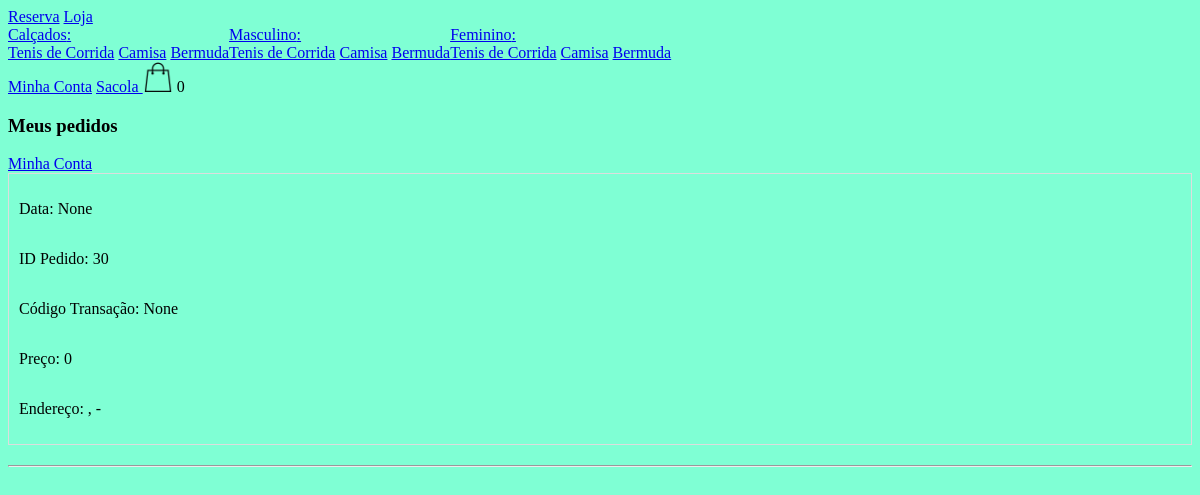
The app's page /meuspedidos/ (signed in), older data.
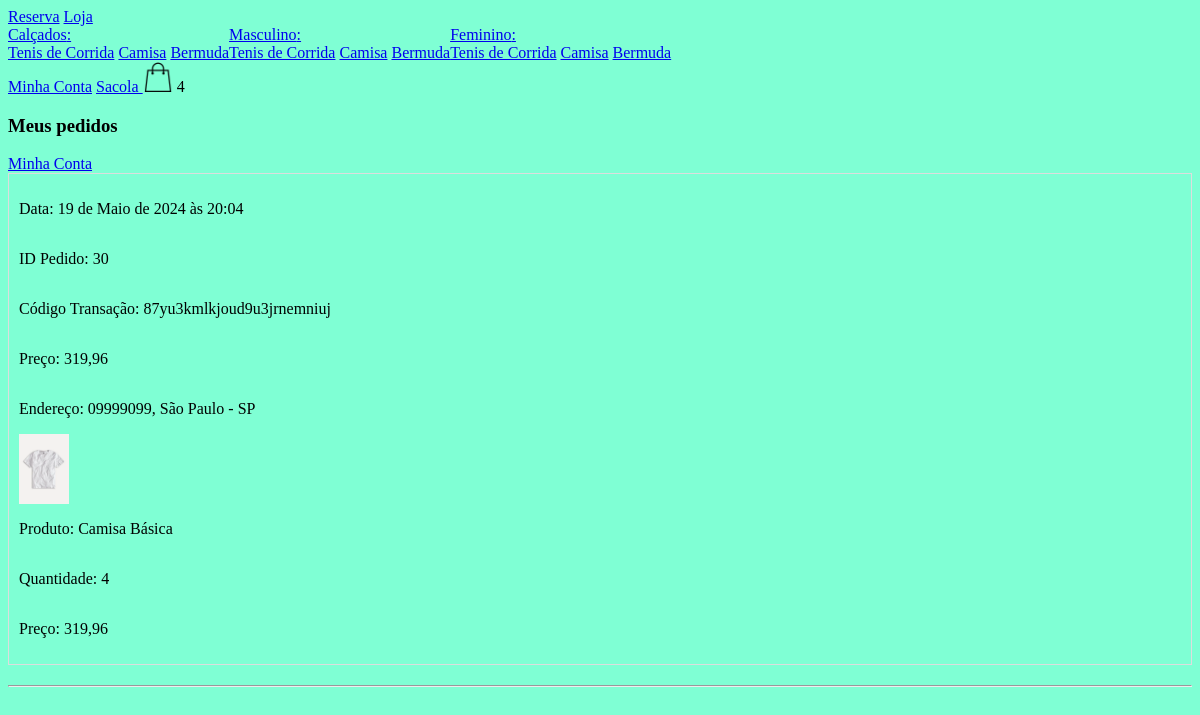
The same page, newer data.
### loja/models.py (models this page shows, shortened)
class Categoria(models.Model):
    nome = models.CharField(max_length=200, null=True, blank=True)
    slug = models.SlugField(max_length=200, null=True, blank=True)

class Tipo(models.Model):
    nome = models.CharField(max_length=200, null=True, blank=True)
    slug = models.SlugField(max_length=200, null=True, blank=True)

class Pedido(models.Model):
    cliente = models.ForeignKey(Cliente, null=True, blank=True, on_delete=models.SET_NULL)
    finalizado = models.BooleanField(default=False)
    codigo_transacao = models.CharField(max_length=200, null=True, blank=True)
    endereco = models.ForeignKey(Endereco, null=True, blank=True, on_delete=models.SET_NULL)
    data_finalizacao = models.DateTimeField(null=True, blank=True)
    @property
    def preco_total(self):
        itens_pedido = ItensPedido.objects.filter(pedido=self)
        preco = sum(item.preco_total for item in itens_pedido)
        return preco

class ItensPedido(models.Model):
    item_estoque = models.ForeignKey(ItemEstoque, null=True, blank=True, on_delete=models.SET_NULL)
    quantidade = models.IntegerField(default=0)
    pedido = models.ForeignKey(Pedido, null=True, blank=True, on_delete=models.SET_NULL)
    @property
    def preco_total(self):
        return self.quantidade * self.item_estoque.produto.preco if self.item_estoque and self.item_estoque.produto else 0

class ItemEstoque(models.Model):
    produto = models.ForeignKey(Produto, null=True, blank=True, on_delete=models.SET_NULL)
    cor = models.ForeignKey(Cor, null=True, blank=True, on_delete=models.SET_NULL)
    tamanho = models.CharField(max_length=200, null=True, blank=True)
    quantidade = models.IntegerField(default=0)

class Produto(models.Model):
    imagem = models.ImageField(null=True, blank=True)
    nome_produto = models.CharField(max_length=200, null=True, blank=True)
    preco = models.DecimalField(max_digits=10, decimal_places=2)
    ativo = models.BooleanField(default=True)
    categoria = models.ForeignKey(Categoria, null=True, blank=True, on_delete=models.SET_NULL)
    tipo = models.ForeignKey(Tipo, null=True, blank=True, on_delete=models.SET_NULL)

class Endereco(models.Model):
    rua = models.CharField(max_length=400, null=True, blank=True)
    numero = models.IntegerField(default=0)
    complemento = models.CharField(max_length=200, null=True, blank=True)
    cep = models.CharField(max_length=200, null=True, blank=True)
    cidade = models.CharField(max_length=200, null=True, blank=True)
    estado = models.CharField(max_length=200, null=True, blank=True)
    cliente = models.ForeignKey(Cliente, null=True, blank=True, on_delete=models.SET_NULL)

### loja/views.py (the view)
# urls.py: path('meuspedidos/', meus_pedidos, name='meus_pedidos'),
@login_required
def meus_pedidos(request):
    cliente = request.user.cliente
    pedidos = Pedido.objects.filter(finalizado=True, cliente=cliente).order_by('-data_finalizacao')
    context = {'pedidos': pedidos}
    return render(request, 'usuario/meus_pedidos.html', context)

### loja/novos_context.py (called while the page is built)
def sacola(request):
    qtde_prod_sacola = 0
    if request.user.is_authenticated:
        cliente = request.user.cliente
    else:
        if request.COOKIES.get("id_sessao"):
             id_sessao = request.COOKIES.get("id_sessao")
             cliente, criado = Cliente.objects.get_or_create(id_sessao=id_sessao)
        else:
             return {'qtde_prod_sacola': qtde_prod_sacola}
    pedido, criado = Pedido.objects.get_or_create(cliente=cliente, finalizado=True)
    itens_pedido = ItensPedido.objects.filter(pedido=pedido)
    for item in itens_pedido:
         qtde_prod_sacola += item.quantidade
    return {'qtde_prod_sacola': qtde_prod_sacola}

def categoria_tipos(request):
    categorias_navbar = Categoria.objects.all()
    tipos_navbar = Tipo.objects.all()
    return {'categorias_navbar': categorias_navbar, 'tipos_navbar': tipos_navbar}

### loja/templates/usuario/meus_pedidos.html
{% extends 'base.html' %}
{% load static %}
{% block content %}
<h3>Meus pedidos</h3>
<a href="{% url 'minha_conta' %}">Minha Conta</a>
{% for pedido in pedidos %}
<div style="display: flex; flex-direction: column; margin-bottom: 20px; border: 1px solid #ddd; padding: 10px;">
    <p>Data: {{ pedido.data_finalizacao }}</p>
    <p>ID Pedido: {{ pedido.id }}</p>
    <p>Código Transação: {{ pedido.codigo_transacao }}</p>
    <p>Preço: {{ pedido.preco_total }}</p>
    <p>Endereço: {{ pedido.endereco.cep }}, {{ pedido.endereco.cidade }} - {{ pedido.endereco.estado }}</p>
    {% for item in pedido.itenspedido_set.all %}
        <img src="{{ item.item_estoque.produto.imagem.url }}" width="50" height="70" alt="{{ item.item_estoque.produto.nome_produto }}">
        <p>Produto: {{ item.item_estoque.produto.nome_produto }}</p>
        <p>Quantidade: {{ item.quantidade }}</p>
        <p>Preço: {{ item.preco_total }}</p>
    {% endfor %}
</div>
<hr>
{% endfor %}
{% endblock %}

### templates/base.html (shortened to what this page needs)
{% load static %}
<!doctype html>
<html lang="pt-br">
<head>
    <link rel="stylesheet" type="text/css" href="{% static 'css/style.css' %}">
    <link rel="stylesheet" href="https://cdnjs.cloudflare.com/ajax/libs/font-awesome/6.5.2/css/all.min.css" />
</head>
<body>
    {% include 'navbar.html' %}
    {% block content%}
    {% endblock %}
</body>
</html>

### templates/navbar.html
{% load static %}
 <nav>
     <a href="{% url 'homepage' %}">Reserva</a>
     <a href="{% url 'loja' %}">Loja</a>
     <div style="display: flex;">
         {% for categoria in categorias_navbar %}
         <div>
             <a href="{% url 'loja'%}{{ categoria.slug }}">{{ categoria.nome }}:</a>
            <br>
            {% for tipo in tipos_navbar %}
                <a href="{% url 'loja' %}{{ categoria.slug }}-{{ tipo.slug }} ">{{ tipo.nome }}</a>
            {% endfor %}
         </div>
         {% endfor %}
     </div>
     {% if request.user.is_authenticated %}
        <a href="{% url 'minha_conta' %}">Minha Conta</a>
     {% else %}
        <a href="{% url 'fazer_login' %}">Login</a>
     {% endif %}
     <a href="{% url 'sacola' %}">Sacola </a>
     <img src="{% static 'images/sacola1.png' %}" width="30" height="30">
     {{ qtde_prod_sacola }}
 </nav>

### static/css/style.css (style rules this page uses)
body { background-color: #7fffd4; }

Row changes from the older to the newer data that the page shows:
changed Pedido id 30: data_finalizacao "None" → "19 de Maio de 2024 às 20:04"; codigo_transacao "None" → "87yu3kmlkjoud9u3jrnemniuj"; preco_total "0" → "319,96"; endereco.cep (not shown) → "09999099"; endereco.cidade (not shown) → "São Paulo"; endereco.estado (not shown) → "SP"
added ItensPedido: item_estoque.produto.imagem (picture), item_estoque.produto.nome_produto "Camisa Básica", quantidade "4", preco_total "319,96"
Text that changed along with them:
{{ qtde_prod_sacola }}: "0" → "4"
